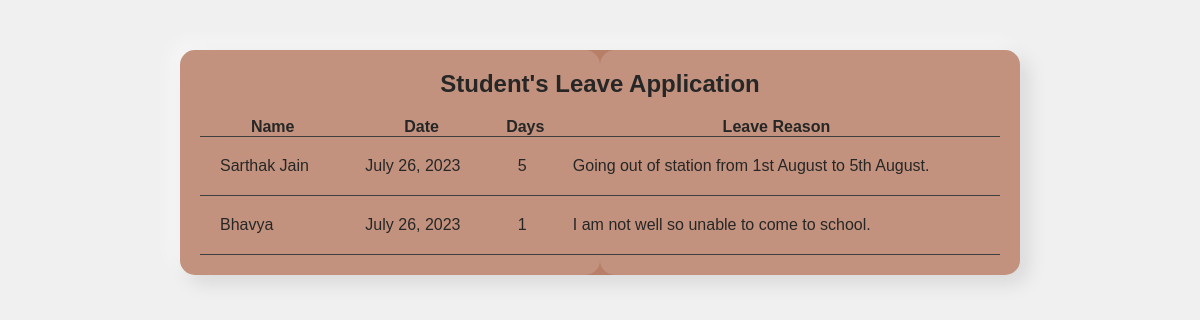
The page /head/showstudleave/ on the database its author committed.
### principal/models.py (models this page shows)
class StudentLeave(models.Model):
    name = models.CharField(max_length=50)
    date = models.DateField()
    days = models.IntegerField()
    leaveReason = models.TextField()

### principal/teacherviews.py (the view)
# urls.py: path('showstudleave/', teacherviews.show_studLeave, name="showstudleave"),
def show_studLeave(request):
    tf = StudentLeave.objects.all()
    return render(request, 'showstudleave.html', {'tf':tf})

### principal/templates/principal/showstudleave.html (shortened to what this page needs)
<!DOCTYPE html>
<html lang="en">
{%load static%}
<head>
</head>
<body>
  <div class="glass-neu-table">
    <h2>Student's Leave Application</h2>
      <table id="customers">
        <tr>
          <th>Name</th>
          <th>Date</th>
          <th>Days</th>
          <th>Leave Reason</th>
        </tr>
        {% for t in tf %}
        <tr>
          <td>{{t.name}}</td>
          <td>{{t.date}}</td>
          <td>{{t.days}}</td>
          <td>{{t.leaveReason}}</td>
        </tr>
        {% endfor %}
      </table>
  </div>
</body>
</html>

### principal/templates/principal/showstudleave.html (style rules this page uses)
* { margin: 0; padding: 0; }
body { font-family: Arial, sans-serif; background-color: #f0f0f0; }
.glass-neu-table { position: relative; background-color: rgba(154, 68, 31, 0.651); box-shadow: 8px 8px 20px rgba(0, 0, 0, 0.1), -8px -8px 20px rgba(255, 255, 255, 0.5); border-radius: 15px; padding: 20px; width: 800px; margin: 50px auto; }
.glass-neu-table h2 { text-align: center; font-size: 24px; margin-bottom: 20px; }
table { width: 100%; border-collapse: collapse; }
tr { border-bottom: 1px solid #1e1d1d; }
td { padding: 20px; }
.glass-neu-table::before, .glass-neu-table::after { content: ''; position: absolute; top: 0; left: 0; width: 50%; height: 100%; background: rgba(255, 255, 255, 0.15); border-radius: 15px; pointer-events: none; }
.glass-neu-table::after { left: auto; right: 0; }

### rows shown on the page
StudentLeave: name "Sarthak Jain", date "July 26, 2023", days "5", leaveReason "Going out of station from 1st August to 5th August."
StudentLeave: name "Bhavya", date "July 26, 2023", days "1", leaveReason "I am not well so unable to come to school."
